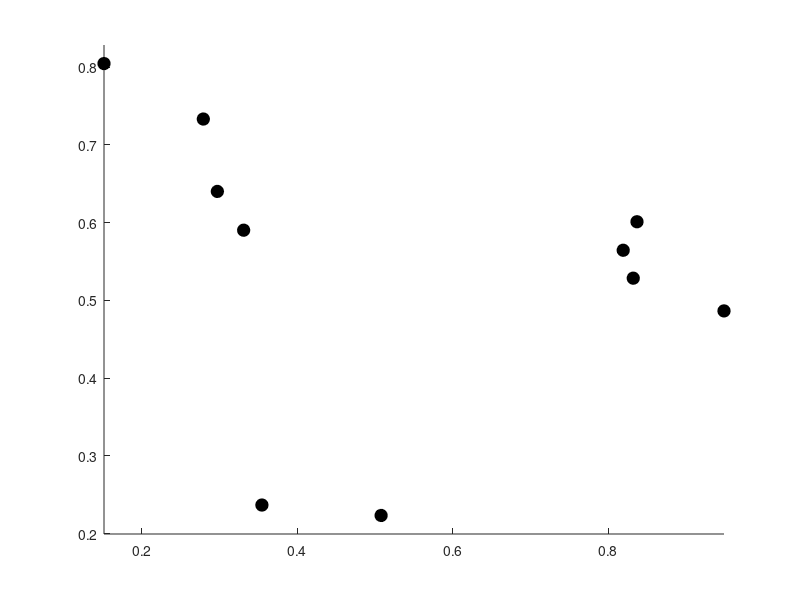

The MATLAB script that drew this image: (Note: this script raises an error after producing the figure.)
%% Housekeeping
close all
clc
clear variables

%% Generate 2D Points
coor = rand(10,2);
x=coor(:,1);
y=coor(:,2);
%% Plot 2D points
figure;
scatter(coor(:,1), coor(:,2), 80, 'o', ...
        'MarkerFaceColor', 'k', ...
        'MarkerEdgeColor', 'k');
axis equal
axis manual
hold on

%% Run Delaunay
% [ triangles ] = edgeFlipDelaunay( x ,y )
[ triangles ] = naiveDelaunay( x ,y );

%% Plot Triangles
nTriangles = length(triangles);

hold on
for i = 1:nTriangles
    pts2plot = triangles{i};
    pts2plot = [pts2plot; pts2plot(1,:)];
    line(pts2plot(:,1), pts2plot(:,2), 'LineWidth', 1);
end

scatter(coor(:,1), coor(:,2), 80, 'o', ...
        'MarkerFaceColor', 'k', ...
        'MarkerEdgeColor', 'k');
    
title('Delaunay Triangulation of 10 Points');